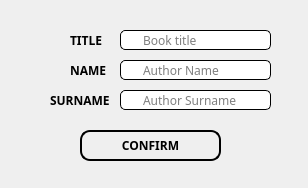
<?xml version="1.0" encoding="UTF-8"?>
<ui version="4.0">
 <class>MainWindow</class>
 <widget class="QMainWindow" name="MainWindow">
  <property name="geometry">
   <rect>
    <x>0</x>
    <y>0</y>
    <width>308</width>
    <height>188</height>
   </rect>
  </property>
  <property name="windowTitle">
   <string>MainWindow</string>
  </property>
  <widget class="QWidget" name="centralwidget">
   <widget class="QWidget" name="widget" native="true">
    <property name="geometry">
     <rect>
      <x>0</x>
      <y>0</y>
      <width>311</width>
      <height>191</height>
     </rect>
    </property>
    <widget class="QLineEdit" name="surname_input">
     <property name="geometry">
      <rect>
       <x>120</x>
       <y>90</y>
       <width>151</width>
       <height>20</height>
      </rect>
     </property>
     <property name="font">
      <font>
       <family>Lucida Fax</family>
      </font>
     </property>
     <property name="styleSheet">
      <string notr="true">QLineEdit{
	background-color: white;
	border-style: outset;
	border-width: 1px;
	border-radius: 5px;
	padding-left: 20px;
	padding-right: 20px;
}

QLineEdit:hover{
	border-width: 2px;
	border-color:rgb(51, 143, 255);
}

QLineEdit:focus{
	border-width: 2px;
	border-color:rgb(51, 143, 255);
}</string>
     </property>
     <property name="placeholderText">
      <string>Author Surname</string>
     </property>
    </widget>
    <widget class="QPushButton" name="enter_button">
     <property name="geometry">
      <rect>
       <x>80</x>
       <y>130</y>
       <width>141</width>
       <height>31</height>
      </rect>
     </property>
     <property name="font">
      <font>
       <family>Lucida Fax</family>
       <weight>75</weight>
       <bold>true</bold>
      </font>
     </property>
     <property name="cursor">
      <cursorShape>OpenHandCursor</cursorShape>
     </property>
     <property name="styleSheet">
      <string notr="true">QPushButton{
	border-style:outset;
	border-width:2px;
	border-radius:10px;
	border-color:black;
}

QPushButton:hover{
	border-style:outset;
	border-width:2px;
	border-radius:10px;
	border-color:black;
	border-color:rgb(51, 143, 255);
	color: rgb(51, 143, 255);
}</string>
     </property>
     <property name="text">
      <string>CONFIRM</string>
     </property>
    </widget>
    <widget class="QLineEdit" name="name_input">
     <property name="geometry">
      <rect>
       <x>120</x>
       <y>60</y>
       <width>151</width>
       <height>20</height>
      </rect>
     </property>
     <property name="font">
      <font>
       <family>Lucida Fax</family>
      </font>
     </property>
     <property name="styleSheet">
      <string notr="true">QLineEdit{
	background-color: white;
	border-style: outset;
	border-width: 1px;
	border-radius: 5px;
	padding-left: 20px;
	padding-right: 20px;
}

QLineEdit:hover{
	border-width: 2px;
	border-color:rgb(51, 143, 255);
}

QLineEdit:focus{
	border-width: 2px;
	border-color:rgb(51, 143, 255);
}</string>
     </property>
     <property name="placeholderText">
      <string>Author Name</string>
     </property>
    </widget>
    <widget class="QLabel" name="title_label">
     <property name="geometry">
      <rect>
       <x>70</x>
       <y>60</y>
       <width>51</width>
       <height>21</height>
      </rect>
     </property>
     <property name="font">
      <font>
       <family>Lucida Fax</family>
       <pointsize>9</pointsize>
       <weight>75</weight>
       <italic>false</italic>
       <bold>true</bold>
      </font>
     </property>
     <property name="text">
      <string>NAME</string>
     </property>
    </widget>
    <widget class="QLineEdit" name="title_input">
     <property name="geometry">
      <rect>
       <x>120</x>
       <y>30</y>
       <width>151</width>
       <height>20</height>
      </rect>
     </property>
     <property name="font">
      <font>
       <family>Lucida Fax</family>
      </font>
     </property>
     <property name="styleSheet">
      <string notr="true">QLineEdit{
	background-color: white;
	border-style: outset;
	border-width: 1px;
	border-radius: 5px;
	padding-left: 20px;
	padding-right: 20px;
}

QLineEdit:hover{
	border-width: 2px;
	border-color:rgb(51, 143, 255);
}

QLineEdit:focus{
	border-width: 2px;
	border-color:rgb(51, 143, 255);
}</string>
     </property>
     <property name="placeholderText">
      <string>Book title</string>
     </property>
    </widget>
    <widget class="QLabel" name="name_label">
     <property name="geometry">
      <rect>
       <x>50</x>
       <y>90</y>
       <width>71</width>
       <height>21</height>
      </rect>
     </property>
     <property name="font">
      <font>
       <family>Lucida Fax</family>
       <pointsize>9</pointsize>
       <weight>75</weight>
       <italic>false</italic>
       <bold>true</bold>
      </font>
     </property>
     <property name="text">
      <string>SURNAME</string>
     </property>
    </widget>
    <widget class="QLabel" name="title_label_2">
     <property name="geometry">
      <rect>
       <x>70</x>
       <y>30</y>
       <width>41</width>
       <height>21</height>
      </rect>
     </property>
     <property name="font">
      <font>
       <family>Lucida Fax</family>
       <pointsize>9</pointsize>
       <weight>75</weight>
       <italic>false</italic>
       <bold>true</bold>
      </font>
     </property>
     <property name="text">
      <string>TITLE</string>
     </property>
    </widget>
    <widget class="QLabel" name="background_label">
     <property name="geometry">
      <rect>
       <x>-180</x>
       <y>-110</y>
       <width>501</width>
       <height>361</height>
      </rect>
     </property>
     <property name="minimumSize">
      <size>
       <width>501</width>
       <height>361</height>
      </size>
     </property>
     <property name="maximumSize">
      <size>
       <width>501</width>
       <height>361</height>
      </size>
     </property>
     <property name="text">
      <string/>
     </property>
     <property name="pixmap">
      <pixmap>Source_imgs/bckgrnd_01.jpg</pixmap>
     </property>
    </widget>
    <zorder>background_label</zorder>
    <zorder>surname_input</zorder>
    <zorder>enter_button</zorder>
    <zorder>name_input</zorder>
    <zorder>title_label</zorder>
    <zorder>title_input</zorder>
    <zorder>name_label</zorder>
    <zorder>title_label_2</zorder>
   </widget>
  </widget>
 </widget>
 <resources/>
 <connections/>
</ui>
